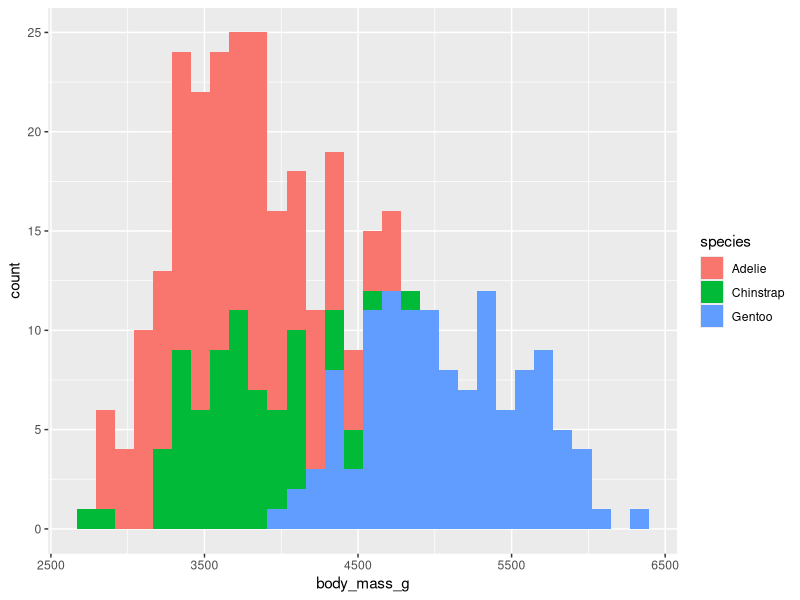
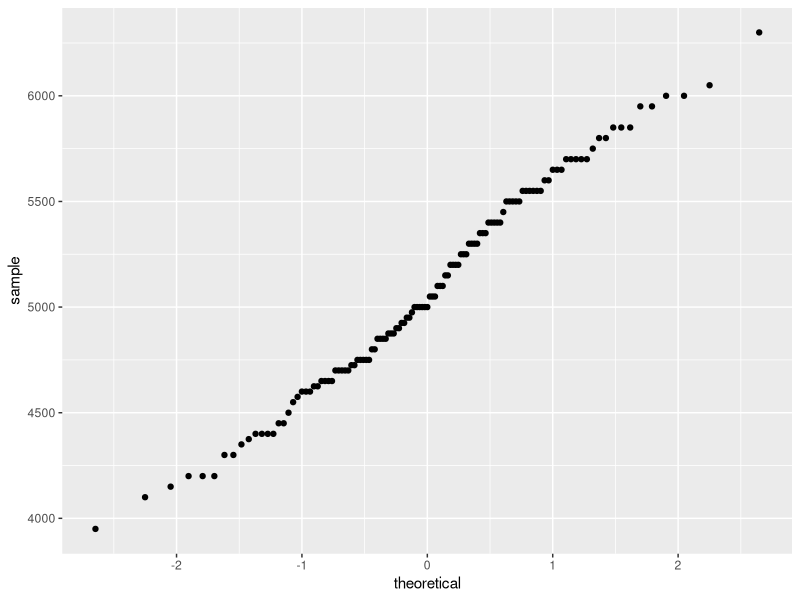
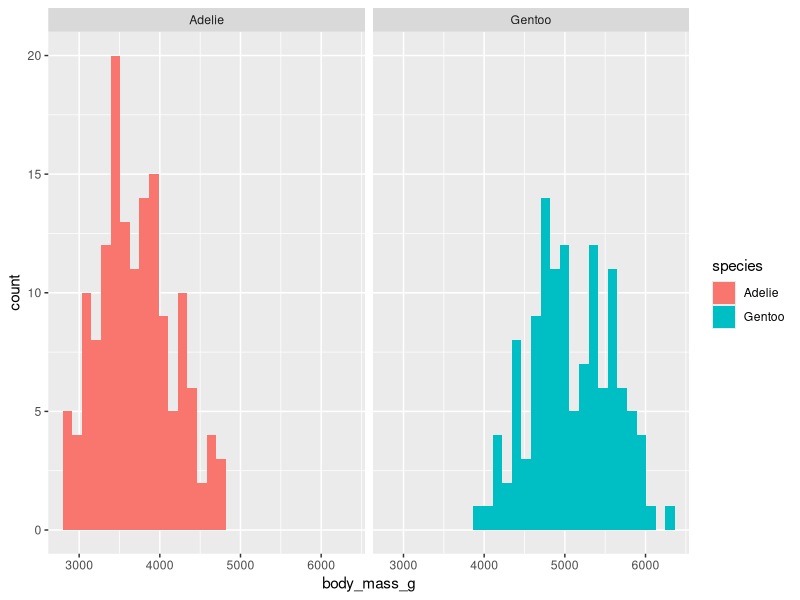
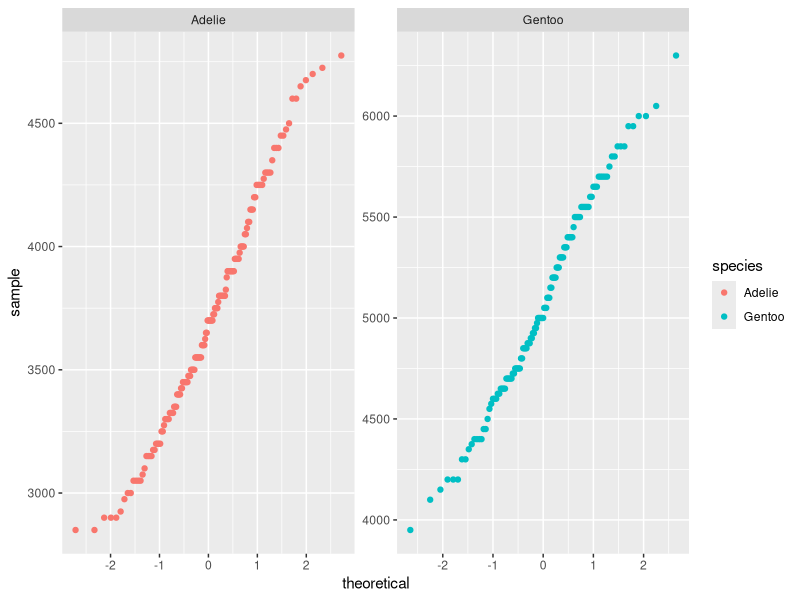
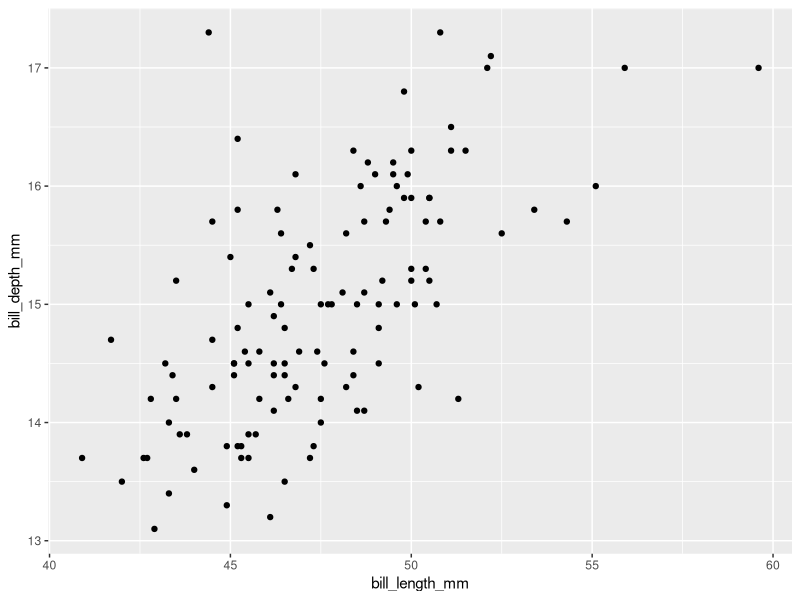
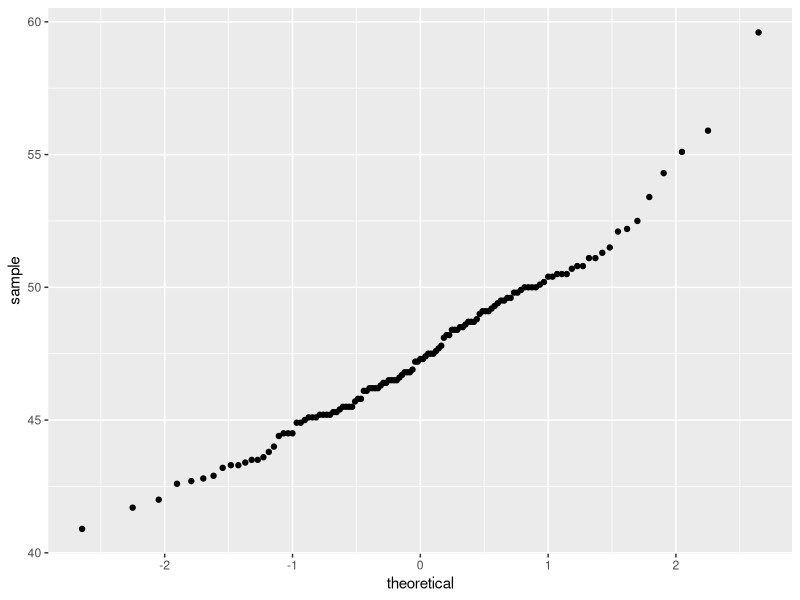
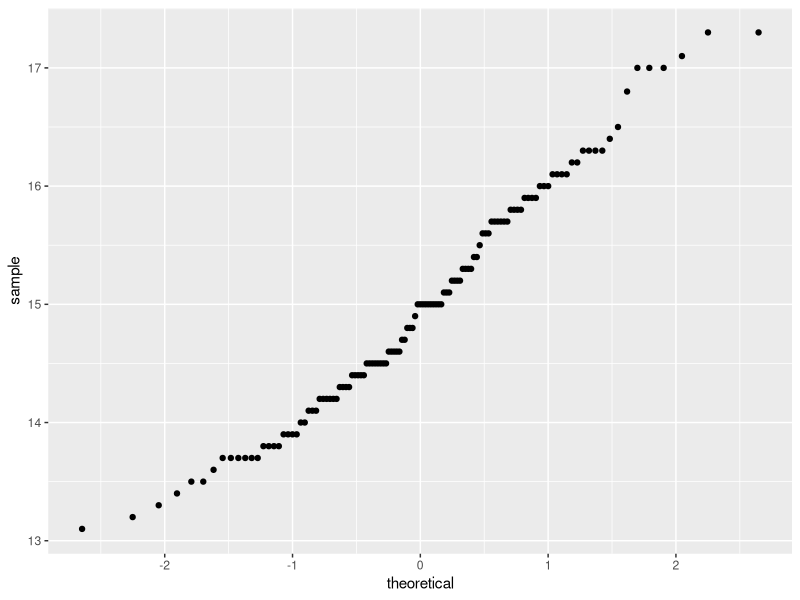
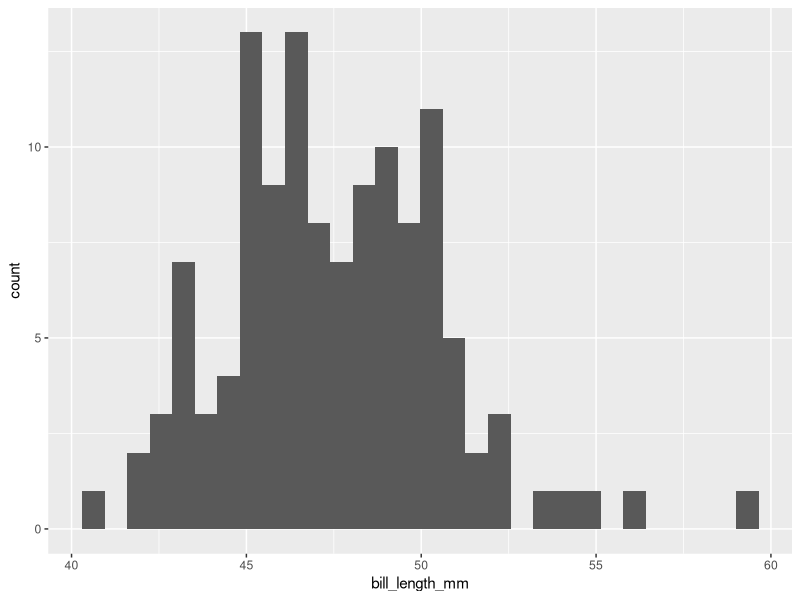

Generate these figures, in order, with R:
# 2025-02-25

######################
#T-test/Correlations
######################

install.packages("rstatix")

library(tidyverse)
library(palmerpenguins)
library(rstatix)
library(knitr)

#is gentoo body mass 

gentoo= penguins %>%
  filter(species== "Gentoo")

ggplot(data = penguins)+
  geom_histogram(aes(x=body_mass_g, fill = species))

#QQplot
#shows normality is your data falling on the 1:1 line
ggplot() + 
  stat_qq(aes(sample= body_mass_g), data = gentoo)
length(gentoo$body_mass_g)
dim(gentoo %>% filter(!is.na(body_mass_g))) #show me parameters of how many body masses we have excluding the na's

lit_body_mass_g= 5500 #EOL

t.test(gentoo$body_mass_g, mu = lit_body_mass_g)
#this shows us that the chance of getting our exact mass sample is very unlikely, accept alternative hypothesis meaning that it is different

my_ttest= t.test(gentoo$body_mass_g, mu = lit_body_mass_g)
summary(my_ttest)
my_ttest$p.value
my_ttest$statistic

other_ttest_way= gentoo %>% 
  t_test(body_mass_g ~ 1, mu = lit_body_mass_g) # ~1 means that I want a one sample ttest
kable(other_ttest_way)

##Independent sample t test (:
#comparing the means of two independent groups one group of penguins vs the other group of penguins body mass

#first can filter to the data you only want to use
data_for_ttest= penguins %>%
  filter(species %in% c("Gentoo", "Adelie"),
!is.na(body_mass_g)) %>%
  select(species, body_mass_g) %>%
  droplevels()    #drops the zeros so they dont appear in data

head(data_for_ttest)
summary(data_for_ttest)


data_for_ttest %>%
  group_by(species) %>%
  summarize(avg= mean(body_mass_g), std= sd(body_mass_g))
#adelie have smaller mean body mass than gentoo

ggplot(data= data_for_ttest) +
  geom_histogram(aes(x=body_mass_g, fill = species)) +
  facet_wrap(~species)

ggplot(data= data_for_ttest) +
 stat_qq(aes(sample=body_mass_g, color = species)) +
  facet_wrap(~species, scales="free") #y axis is now based on the scale of the type of penguins body mass

#check if variance is similar, you don't want this test significant, our p value is large  meaning we accept null meaning that the body masses of our two spenguins are relativley similar
data_for_ttest %>%
  levene_test(body_mass_g ~ species)

body_masses_adelie_gentoo= t.test(data_for_ttest$body_mass_g ~ data_for_ttest$species, var.equal = TRUE)
  #there is a significant difference between gentoo and adelie penguins
#gentoo body masses are significantly heavier than the adelie body masses

summary(body_masses_adelie_gentoo)
head(body_masses_adelie_gentoo)

data_for_ttest %>%
  t_test(body_mass_g ~ species)

#paired sample t test: have a group apply a treatment to a group and measure them, then apply another treatment and measure them again and see if there is a difference 


##############
#Correlations
##############

#is bill length correlated with bill depth

glimpse(gentoo)

#correlation bill depth vs bill length just gentoo

ggplot( data= gentoo) +
  geom_point(aes(x= bill_length_mm, y = bill_depth_mm))

ggplot( data= gentoo) +
  stat_qq(aes(sample = bill_length_mm))
ggplot( data= gentoo) +
  stat_qq(aes(sample = bill_depth_mm))

ggplot( data= gentoo) +
  geom_histogram(aes(x= bill_length_mm))
ggplot( data= gentoo) +
  geom_histogram(aes(x= bill_depth_mm))

cor(x= gentoo$bill_depth_mm, y= gentoo$bill_length_mm, use= "complete.obs") #need to remove NAs and use use=complet.obs
# this means that they are correlated with one another 
#if cor=0 that means they are not correlates and if cor=1 that means they are perfectly correlated if cor= -1 that mean your two variables are inversely correlated

correlation_test = cor(x= gentoo$bill_depth_mm, y= gentoo$bill_length_mm, use= "complete.obs")

r_correlationtest =cor.test(x=gentoo$bill_depth_mm, y= gentoo$bill_length_mm, use= "complete.obs")
class(r_correlationtest)
summary(r_correlationtest)

#pearson correlation
gentoo %>%
  cor_test(bill_length_mm, bill_depth_mm)


#running lots of correlations at once::: correlation matrix 
head(gentoo)
gentoo[, 3:6] #subset of the data that is numeric
cor(gentoo[, 3:6], use = "complete.obs") #check correlation of all numeric columns 3-6


install.packages("GGally")
library(GGally)
#gives density plots of each single variable and shows how distributed they are
gentoo %>%
  select(bill_length_mm, bill_depth_mm, flipper_length_mm, body_mass_g) %>%
  ggpairs()

penguins %>%
  select(species,body_mass_g, ends_with("_mm")) %>%  #a way to select all data in stead of writing all the variables i want that end with _mm
  GGally::ggpairs(aes(color= species))

##Correlation does not imply causation
#if two variables have high correlation, it does not mean that one variables causes the value of the other variable to increase

